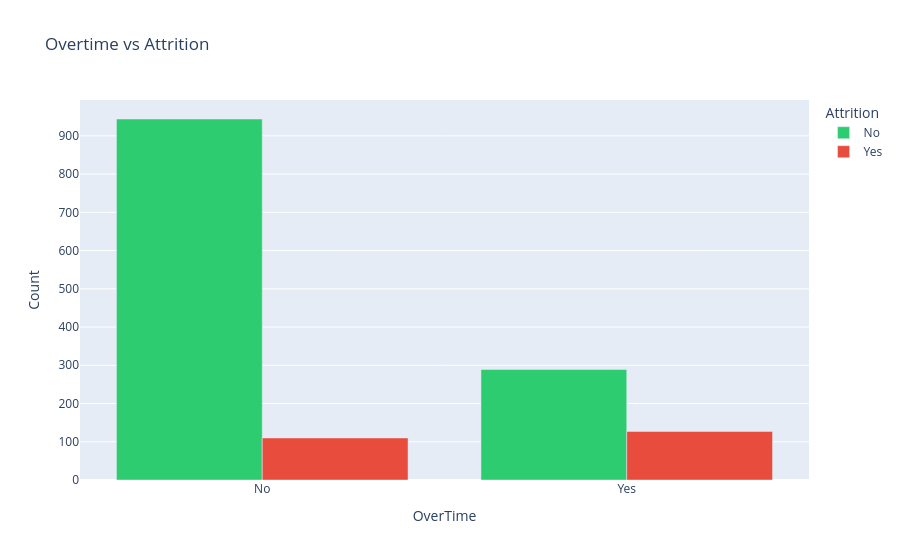

Notebook source saved alongside this figure:
### Markdown cell above
### 4.3 Overtime vs Attrition

### Code cell
ot = df_clean.groupby(['OverTime', 'Attrition']).size().reset_index(name='Count')
fig = px.bar(ot, x='OverTime', y='Count', color='Attrition', barmode='group',
             title='Overtime vs Attrition', color_discrete_map={'Yes': '#e74c3c', 'No': '#2ecc71'})
fig.show()

### Figure 1 — Plotly figure (JSON) as saved in the notebook; plotly's stock layout.template omitted (floating-point values rounded to 4 significant figures)
{"data": [{"alignmentgroup": "True", "hovertemplate": "Attrition=No<br>OverTime=%{x}<br>Count=%{y}<extra></extra>", "legendgroup": "No", "marker": {"color": "#2ecc71", "pattern": {"shape": ""}}, "name": "No", "offsetgroup": "No", "orientation": "v", "showlegend": true, "textposition": "auto", "type": "bar", "x": ["No", "Yes"], "xaxis": "x", "y": [944, 289], "yaxis": "y"}, {"alignmentgroup": "True", "hovertemplate": "Attrition=Yes<br>OverTime=%{x}<br>Count=%{y}<extra></extra>", "legendgroup": "Yes", "marker": {"color": "#e74c3c", "pattern": {"shape": ""}}, "name": "Yes", "offsetgroup": "Yes", "orientation": "v", "showlegend": true, "textposition": "auto", "type": "bar", "x": ["No", "Yes"], "xaxis": "x", "y": [110, 127], "yaxis": "y"}], "layout": {"barmode": "group", "legend": {"title": {"text": "Attrition"}, "tracegroupgap": 0}, "title": {"text": "Overtime vs Attrition"}, "xaxis": {"anchor": "y", "domain": [0, 1], "title": {"text": "OverTime"}}, "yaxis": {"anchor": "x", "domain": [0, 1], "title": {"text": "Count"}}}}
